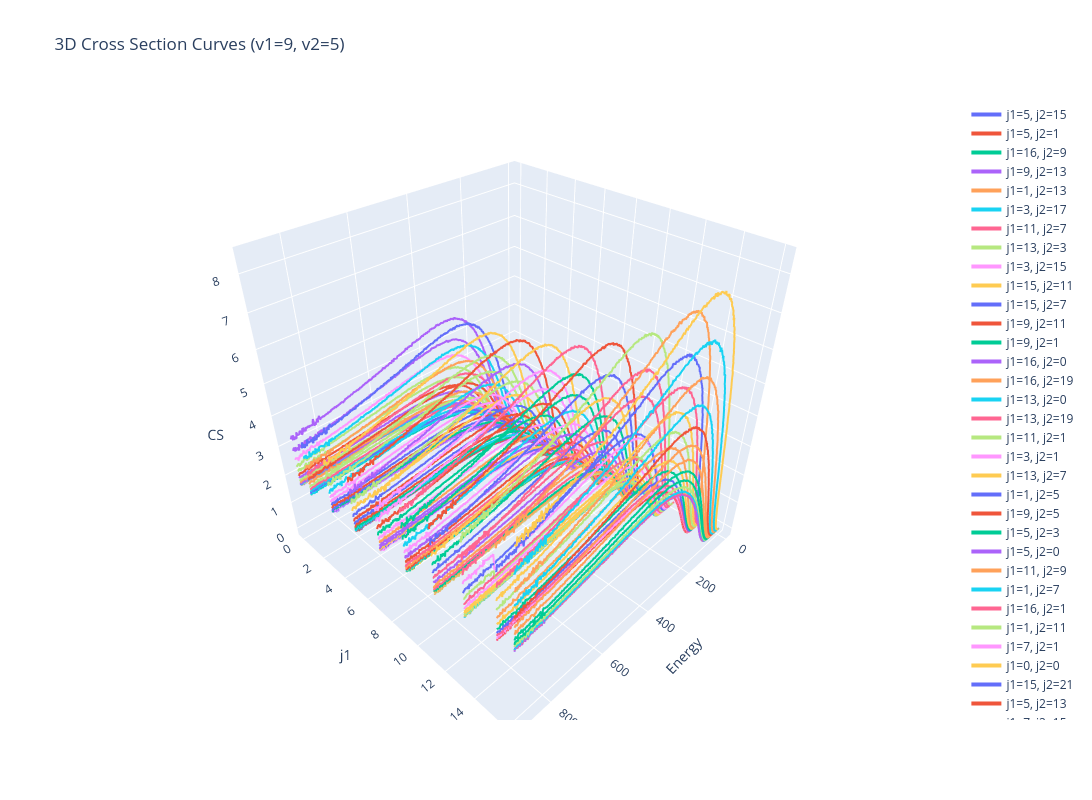

Notebook code for this chart:
### Code cell
import plotly.graph_objects as go

# Filter raw data for v1 == v1t and v2 == v2t
selected_raw = [
    (v1, v2, j1, j2, infileval)
    for (v1, v2, j1, j2, infileval) in allvalues_raw
    if v1 == v1t and v2 == v2t
]

fig = go.Figure()

j1s = set()
j2s = set()

for v1, v2, j1, j2, infileval in selected_raw:
    e = [x[0] for x in infileval]  # Energy -> X-axis
    c = [x[1] for x in infileval]  # CS -> Z-axis

    # Y-axis coordinate repeated for every point to position the curve at its j1 value
    j_axis = [j1] * len(e)

    fig.add_trace(
        go.Scatter3d(
            x=e,
            y=j_axis,
            z=c,
            mode="lines",  # Use 'lines+markers' to show individual points
            name=f"j1={j1}, j2={j2}",
            line=dict(width=4),
        )
    )

    j1s.add(j1)
    j2s.add(j2)

fig.update_layout(
    width=1100,
    height=800,
    title=f"3D Cross Section Curves (v1={v1t}, v2={v2t})",
    scene=dict(
        xaxis_title="Energy",
        yaxis_title="j1",
        zaxis_title="CS",
    ),
)

fig.show()

### Figure 1 — Plotly figure (JSON) as saved in the notebook; plotly's stock layout.template omitted (floating-point values rounded to 4 significant figures; data arrays with more than 128 entries replaced by an {"elided": "..."} marker saying what was removed)
{"data": [{"line": {"width": 4}, "mode": "lines", "name": "j1=5, j2=15", "type": "scatter3d", "x": {"elided": "450 int values"}, "y": {"elided": "450 int values"}, "z": {"elided": "450 float values"}}, {"line": {"width": 4}, "mode": "lines", "name": "j1=5, j2=1", "type": "scatter3d", "x": {"elided": "450 int values"}, "y": {"elided": "450 int values"}, "z": {"elided": "450 float values"}}, {"line": {"width": 4}, "mode": "lines", "name": "j1=16, j2=9", "type": "scatter3d", "x": {"elided": "450 int values"}, "y": {"elided": "450 int values"}, "z": {"elided": "450 float values"}}, {"line": {"width": 4}, "mode": "lines", "name": "j1=9, j2=13", "type": "scatter3d", "x": {"elided": "450 int values"}, "y": {"elided": "450 int values"}, "z": {"elided": "450 float values"}}, {"line": {"width": 4}, "mode": "lines", "name": "j1=1, j2=13", "type": "scatter3d", "x": {"elided": "450 int values"}, "y": {"elided": "450 int values"}, "z": {"elided": "450 float values"}}, {"line": {"width": 4}, "mode": "lines", "name": "j1=3, j2=17", "type": "scatter3d", "x": {"elided": "450 int values"}, "y": {"elided": "450 int values"}, "z": {"elided": "450 float values"}}, {"line": {"width": 4}, "mode": "lines", "name": "j1=11, j2=7", "type": "scatter3d", "x": {"elided": "450 int values"}, "y": {"elided": "450 int values"}, "z": {"elided": "450 float values"}}, {"line": {"width": 4}, "mode": "lines", "name": "j1=13, j2=3", "type": "scatter3d", "x": {"elided": "450 int values"}, "y": {"elided": "450 int values"}, "z": {"elided": "450 float values"}}, {"line": {"width": 4}, "mode": "lines", "name": "j1=3, j2=15", "type": "scatter3d", "x": {"elided": "450 int values"}, "y": {"elided": "450 int values"}, "z": {"elided": "450 float values"}}, {"line": {"width": 4}, "mode": "lines", "name": "j1=15, j2=11", "type": "scatter3d", "x": {"elided": "450 int values"}, "y": {"elided": "450 int values"}, "z": {"elided": "450 float values"}}, {"line": {"width": 4}, "mode": "lines", "name": "j1=15, j2=7", "type": "scatter3d", "x": {"elided": "450 int values"}, "y": {"elided": "450 int values"}, "z": {"elided": "450 float values"}}, {"line": {"width": 4}, "mode": "lines", "name": "j1=9, j2=11", "type": "scatter3d", "x": {"elided": "450 int values"}, "y": {"elided": "450 int values"}, "z": {"elided": "450 float values"}}, {"line": {"width": 4}, "mode": "lines", "name": "j1=9, j2=1", "type": "scatter3d", "x": {"elided": "450 int values"}, "y": {"elided": "450 int values"}, "z": {"elided": "450 float values"}}, {"line": {"width": 4}, "mode": "lines", "name": "j1=16, j2=0", "type": "scatter3d", "x": {"elided": "450 int values"}, "y": {"elided": "450 int values"}, "z": {"elided": "450 float values"}}, {"line": {"width": 4}, "mode": "lines", "name": "j1=16, j2=19", "type": "scatter3d", "x": {"elided": "450 int values"}, "y": {"elided": "450 int values"}, "z": {"elided": "450 float values"}}, {"line": {"width": 4}, "mode": "lines", "name": "j1=13, j2=0", "type": "scatter3d", "x": {"elided": "450 int values"}, "y": {"elided": "450 int values"}, "z": {"elided": "450 float values"}}, {"line": {"width": 4}, "mode": "lines", "name": "j1=13, j2=19", "type": "scatter3d", "x": {"elided": "450 int values"}, "y": {"elided": "450 int values"}, "z": {"elided": "450 float values"}}, {"line": {"width": 4}, "mode": "lines", "name": "j1=11, j2=1", "type": "scatter3d", "x": {"elided": "450 int values"}, "y": {"elided": "450 int values"}, "z": {"elided": "450 float values"}}, {"line": {"width": 4}, "mode": "lines", "name": "j1=3, j2=1", "type": "scatter3d", "x": {"elided": "450 int values"}, "y": {"elided": "450 int values"}, "z": {"elided": "450 float values"}}, {"line": {"width": 4}, "mode": "lines", "name": "j1=13, j2=7", "type": "scatter3d", "x": {"elided": "450 int values"}, "y": {"elided": "450 int values"}, "z": {"elided": "450 float values"}}, {"line": {"width": 4}, "mode": "lines", "name": "j1=1, j2=5", "type": "scatter3d", "x": {"elided": "450 int values"}, "y": {"elided": "450 int values"}, "z": {"elided": "450 float values"}}, {"line": {"width": 4}, "mode": "lines", "name": "j1=9, j2=5", "type": "scatter3d", "x": {"elided": "450 int values"}, "y": {"elided": "450 int values"}, "z": {"elided": "450 float values"}}, {"line": {"width": 4}, "mode": "lines", "name": "j1=5, j2=3", "type": "scatter3d", "x": {"elided": "450 int values"}, "y": {"elided": "450 int values"}, "z": {"elided": "450 float values"}}, {"line": {"width": 4}, "mode": "lines", "name": "j1=5, j2=0", "type": "scatter3d", "x": {"elided": "450 int values"}, "y": {"elided": "450 int values"}, "z": {"elided": "450 float values"}}, {"line": {"width": 4}, "mode": "lines", "name": "j1=11, j2=9", "type": "scatter3d", "x": {"elided": "450 int values"}, "y": {"elided": "450 int values"}, "z": {"elided": "450 float values"}}, {"line": {"width": 4}, "mode": "lines", "name": "j1=1, j2=7", "type": "scatter3d", "x": {"elided": "450 int values"}, "y": {"elided": "450 int values"}, "z": {"elided": "450 float values"}}, {"line": {"width": 4}, "mode": "lines", "name": "j1=16, j2=1", "type": "scatter3d", "x": {"elided": "450 int values"}, "y": {"elided": "450 int values"}, "z": {"elided": "450 float values"}}, {"line": {"width": 4}, "mode": "lines", "name": "j1=1, j2=11", "type": "scatter3d", "x": {"elided": "450 int values"}, "y": {"elided": "450 int values"}, "z": {"elided": "450 float values"}}, {"line": {"width": 4}, "mode": "lines", "name": "j1=7, j2=1", "type": "scatter3d", "x": {"elided": "450 int values"}, "y": {"elided": "450 int values"}, "z": {"elided": "450 float values"}}, {"line": {"width": 4}, "mode": "lines", "name": "j1=0, j2=0", "type": "scatter3d", "x": {"elided": "450 int values"}, "y": {"elided": "450 int values"}, "z": {"elided": "450 float values"}}, {"line": {"width": 4}, "mode": "lines", "name": "j1=15, j2=21", "type": "scatter3d", "x": {"elided": "450 int values"}, "y": {"elided": "450 int values"}, "z": {"elided": "450 float values"}}, {"line": {"width": 4}, "mode": "lines", "name": "j1=5, j2=13", "type": "scatter3d", "x": {"elided": "450 int values"}, "y": {"elided": "450 int values"}, "z": {"elided": "450 float values"}}, {"line": {"width": 4}, "mode": "lines", "name": "j1=7, j2=15", "type": "scatter3d", "x": {"elided": "450 int values"}, "y": {"elided": "450 int values"}, "z": {"elided": "450 float values"}}, {"line": {"width": 4}, "mode": "lines", "name": "j1=0, j2=21", "type": "scatter3d", "x": {"elided": "450 int values"}, "y": {"elided": "450 int values"}, "z": {"elided": "450 float values"}}, {"line": {"width": 4}, "mode": "lines", "name": "j1=15, j2=23", "type": "scatter3d", "x": {"elided": "450 int values"}, "y": {"elided": "450 int values"}, "z": {"elided": "450 float values"}}, {"line": {"width": 4}, "mode": "lines", "name": "j1=16, j2=21", "type": "scatter3d", "x": {"elided": "450 int values"}, "y": {"elided": "450 int values"}, "z": {"elided": "450 float values"}}, {"line": {"width": 4}, "mode": "lines", "name": "j1=11, j2=13", "type": "scatter3d", "x": {"elided": "450 int values"}, "y": {"elided": "450 int values"}, "z": {"elided": "450 float values"}}, {"line": {"width": 4}, "mode": "lines", "name": "j1=13, j2=23", "type": "scatter3d", "x": {"elided": "450 int values"}, "y": {"elided": "450 int values"}, "z": {"elided": "450 float values"}}, {"line": {"width": 4}, "mode": "lines", "name": "j1=13, j2=9", "type": "scatter3d", "x": {"elided": "450 int values"}, "y": {"elided": "450 int values"}, "z": {"elided": "450 float values"}}, {"line": {"width": 4}, "mode": "lines", "name": "j1=13, j2=5", "type": "scatter3d", "x": {"elided": "450 int values"}, "y": {"elided": "450 int values"}, "z": {"elided": "450 float values"}}, {"line": {"width": 4}, "mode": "lines", "name": "j1=11, j2=21", "type": "scatter3d", "x": {"elided": "450 int values"}, "y": {"elided": "450 int values"}, "z": {"elided": "450 float values"}}, {"line": {"width": 4}, "mode": "lines", "name": "j1=16, j2=15", "type": "scatter3d", "x": {"elided": "450 int values"}, "y": {"elided": "450 int values"}, "z": {"elided": "450 float values"}}, {"line": {"width": 4}, "mode": "lines", "name": "j1=1, j2=1", "type": "scatter3d", "x": {"elided": "450 int values"}, "y": {"elided": "450 int values"}, "z": {"elided": "450 float values"}}, {"line": {"width": 4}, "mode": "lines", "name": "j1=7, j2=9", "type": "scatter3d", "x": {"elided": "450 int values"}, "y": {"elided": "450 int values"}, "z": {"elided": "450 float values"}}, {"line": {"width": 4}, "mode": "lines", "name": "j1=0, j2=7", "type": "scatter3d", "x": {"elided": "450 int values"}, "y": {"elided": "450 int values"}, "z": {"elided": "450 float values"}}, {"line": {"width": 4}, "mode": "lines", "name": "j1=1, j2=3", "type": "scatter3d", "x": {"elided": "450 int values"}, "y": {"elided": "450 int values"}, "z": {"elided": "450 float values"}}, {"line": {"width": 4}, "mode": "lines", "name": "j1=9, j2=23", "type": "scatter3d", "x": {"elided": "450 int values"}, "y": {"elided": "450 int values"}, "z": {"elided": "450 float values"}}, {"line": {"width": 4}, "mode": "lines", "name": "j1=13, j2=13", "type": "scatter3d", "x": {"elided": "450 int values"}, "y": {"elided": "450 int values"}, "z": {"elided": "450 float values"}}, {"line": {"width": 4}, "mode": "lines", "name": "j1=9, j2=15", "type": "scatter3d", "x": {"elided": "450 int values"}, "y": {"elided": "450 int values"}, "z": {"elided": "450 float values"}}, {"line": {"width": 4}, "mode": "lines", "name": "j1=11, j2=19", "type": "scatter3d", "x": {"elided": "450 int values"}, "y": {"elided": "450 int values"}, "z": {"elided": "450 float values"}}, {"line": {"width": 4}, "mode": "lines", "name": "j1=5, j2=11", "type": "scatter3d", "x": {"elided": "450 int values"}, "y": {"elided": "450 int values"}, "z": {"elided": "450 float values"}}, {"line": {"width": 4}, "mode": "lines", "name": "j1=7, j2=17", "type": "scatter3d", "x": {"elided": "450 int values"}, "y": {"elided": "450 int values"}, "z": {"elided": "450 float values"}}, {"line": {"width": 4}, "mode": "lines", "name": "j1=15, j2=9", "type": "scatter3d", "x": {"elided": "450 int values"}, "y": {"elided": "450 int values"}, "z": {"elided": "450 float values"}}, {"line": {"width": 4}, "mode": "lines", "name": "j1=3, j2=3", "type": "scatter3d", "x": {"elided": "450 int values"}, "y": {"elided": "450 int values"}, "z": {"elided": "450 float values"}}, {"line": {"width": 4}, "mode": "lines", "name": "j1=15, j2=13", "type": "scatter3d", "x": {"elided": "450 int values"}, "y": {"elided": "450 int values"}, "z": {"elided": "450 float values"}}, {"line": {"width": 4}, "mode": "lines", "name": "j1=0, j2=3", "type": "scatter3d", "x": {"elided": "450 int values"}, "y": {"elided": "450 int values"}, "z": {"elided": "450 float values"}}, {"line": {"width": 4}, "mode": "lines", "name": "j1=15, j2=0", "type": "scatter3d", "x": {"elided": "450 int values"}, "y": {"elided": "450 int values"}, "z": {"elided": "450 float values"}}, {"line": {"width": 4}, "mode": "lines", "name": "j1=0, j2=9", "type": "scatter3d", "x": {"elided": "450 int values"}, "y": {"elided": "450 int values"}, "z": {"elided": "450 float values"}}, {"line": {"width": 4}, "mode": "lines", "name": "j1=7, j2=19", "type": "scatter3d", "x": {"elided": "450 int values"}, "y": {"elided": "450 int values"}, "z": {"elided": "450 float values"}}, {"line": {"width": 4}, "mode": "lines", "name": "j1=3, j2=23", "type": "scatter3d", "x": {"elided": "450 int values"}, "y": {"elided": "450 int values"}, "z": {"elided": "450 float values"}}, {"line": {"width": 4}, "mode": "lines", "name": "j1=7, j2=3", "type": "scatter3d", "x": {"elided": "450 int values"}, "y": {"elided": "450 int values"}, "z": {"elided": "450 float values"}}, {"line": {"width": 4}, "mode": "lines", "name": "j1=3, j2=9", "type": "scatter3d", "x": {"elided": "450 int values"}, "y": {"elided": "450 int values"}, "z": {"elided": "450 float values"}}, {"line": {"width": 4}, "mode": "lines", "name": "j1=9, j2=21", "type": "scatter3d", "x": {"elided": "450 int values"}, "y": {"elided": "450 int values"}, "z": {"elided": "450 float values"}}, {"line": {"width": 4}, "mode": "lines", "name": "j1=0, j2=5", "type": "scatter3d", "x": {"elided": "450 int values"}, "y": {"elided": "450 int values"}, "z": {"elided": "450 float values"}}, {"line": {"width": 4}, "mode": "lines", "name": "j1=16, j2=13", "type": "scatter3d", "x": {"elided": "450 int values"}, "y": {"elided": "450 int values"}, "z": {"elided": "450 float values"}}, {"line": {"width": 4}, "mode": "lines", "name": "j1=16, j2=17", "type": "scatter3d", "x": {"elided": "450 int values"}, "y": {"elided": "450 int values"}, "z": {"elided": "450 float values"}}, {"line": {"width": 4}, "mode": "lines", "name": "j1=9, j2=9", "type": "scatter3d", "x": {"elided": "450 int values"}, "y": {"elided": "450 int values"}, "z": {"elided": "450 float values"}}, {"line": {"width": 4}, "mode": "lines", "name": "j1=3, j2=21", "type": "scatter3d", "x": {"elided": "450 int values"}, "y": {"elided": "450 int values"}, "z": {"elided": "450 float values"}}, {"line": {"width": 4}, "mode": "lines", "name": "j1=7, j2=0", "type": "scatter3d", "x": {"elided": "450 int values"}, "y": {"elided": "450 int values"}, "z": {"elided": "450 float values"}}, {"line": {"width": 4}, "mode": "lines", "name": "j1=16, j2=23", "type": "scatter3d", "x": {"elided": "450 int values"}, "y": {"elided": "450 int values"}, "z": {"elided": "450 float values"}}, {"line": {"width": 4}, "mode": "lines", "name": "j1=11, j2=15", "type": "scatter3d", "x": {"elided": "450 int values"}, "y": {"elided": "450 int values"}, "z": {"elided": "450 float values"}}, {"line": {"width": 4}, "mode": "lines", "name": "j1=11, j2=23", "type": "scatter3d", "x": {"elided": "450 int values"}, "y": {"elided": "450 int values"}, "z": {"elided": "450 float values"}}, {"line": {"width": 4}, "mode": "lines", "name": "j1=16, j2=7", "type": "scatter3d", "x": {"elided": "450 int values"}, "y": {"elided": "450 int values"}, "z": {"elided": "450 float values"}}, {"line": {"width": 4}, "mode": "lines", "name": "j1=0, j2=11", "type": "scatter3d", "x": {"elided": "450 int values"}, "y": {"elided": "450 int values"}, "z": {"elided": "450 float values"}}, {"line": {"width": 4}, "mode": "lines", "name": "j1=11, j2=3", "type": "scatter3d", "x": {"elided": "450 int values"}, "y": {"elided": "450 int values"}, "z": {"elided": "450 float values"}}, {"line": {"width": 4}, "mode": "lines", "name": "j1=9, j2=17", "type": "scatter3d", "x": {"elided": "450 int values"}, "y": {"elided": "450 int values"}, "z": {"elided": "450 float values"}}, {"line": {"width": 4}, "mode": "lines", "name": "j1=1, j2=17", "type": "scatter3d", "x": {"elided": "450 int values"}, "y": {"elided": "450 int values"}, "z": {"elided": "450 float values"}}, {"line": {"width": 4}, "mode": "lines", "name": "j1=0, j2=17", "type": "scatter3d", "x": {"elided": "450 int values"}, "y": {"elided": "450 int values"}, "z": {"elided": "450 float values"}}, {"line": {"width": 4}, "mode": "lines", "name": "j1=13, j2=17", "type": "scatter3d", "x": {"elided": "450 int values"}, "y": {"elided": "450 int values"}, "z": {"elided": "450 float values"}}, {"line": {"width": 4}, "mode": "lines", "name": "j1=13, j2=1", "type": "scatter3d", "x": {"elided": "450 int values"}, "y": {"elided": "450 int values"}, "z": {"elided": "450 float values"}}, {"line": {"width": 4}, "mode": "lines", "name": "j1=13, j2=15", "type": "scatter3d", "x": {"elided": "450 int values"}, "y": {"elided": "450 int values"}, "z": {"elided": "450 float values"}}, {"line": {"width": 4}, "mode": "lines", "name": "j1=5, j2=9", "type": "scatter3d", "x": {"elided": "450 int values"}, "y": {"elided": "450 int values"}, "z": {"elided": "450 float values"}}, {"line": {"width": 4}, "mode": "lines", "name": "j1=5, j2=7", "type": "scatter3d", "x": {"elided": "450 int values"}, "y": {"elided": "450 int values"}, "z": {"elided": "450 float values"}}, {"line": {"width": 4}, "mode": "lines", "name": "j1=0, j2=1", "type": "scatter3d", "x": {"elided": "450 int values"}, "y": {"elided": "450 int values"}, "z": {"elided": "450 float values"}}, {"line": {"width": 4}, "mode": "lines", "name": "j1=9, j2=7", "type": "scatter3d", "x": {"elided": "450 int values"}, "y": {"elided": "450 int values"}, "z": {"elided": "450 float values"}}, {"line": {"width": 4}, "mode": "lines", "name": "j1=5, j2=5", "type": "scatter3d", "x": {"elided": "450 int values"}, "y": {"elided": "450 int values"}, "z": {"elided": "450 float values"}}, {"line": {"width": 4}, "mode": "lines", "name": "j1=13, j2=11", "type": "scatter3d", "x": {"elided": "450 int values"}, "y": {"elided": "450 int values"}, "z": {"elided": "450 float values"}}, {"line": {"width": 4}, "mode": "lines", "name": "j1=15, j2=15", "type": "scatter3d", "x": {"elided": "450 int values"}, "y": {"elided": "450 int values"}, "z": {"elided": "450 float values"}}, {"line": {"width": 4}, "mode": "lines", "name": "j1=7, j2=21", "type": "scatter3d", "x": {"elided": "450 int values"}, "y": {"elided": "450 int values"}, "z": {"elided": "450 float values"}}, {"line": {"width": 4}, "mode": "lines", "name": "j1=5, j2=17", "type": "scatter3d", "x": {"elided": "450 int values"}, "y": {"elided": "450 int values"}, "z": {"elided": "450 float values"}}, {"line": {"width": 4}, "mode": "lines", "name": "j1=3, j2=11", "type": "scatter3d", "x": {"elided": "450 int values"}, "y": {"elided": "450 int values"}, "z": {"elided": "450 float values"}}, {"line": {"width": 4}, "mode": "lines", "name": "j1=15, j2=1", "type": "scatter3d", "x": {"elided": "450 int values"}, "y": {"elided": "450 int values"}, "z": {"elided": "450 float values"}}, {"line": {"width": 4}, "mode": "lines", "name": "j1=11, j2=17", "type": "scatter3d", "x": {"elided": "450 int values"}, "y": {"elided": "450 int values"}, "z": {"elided": "450 float values"}}, {"line": {"width": 4}, "mode": "lines", "name": "j1=7, j2=7", "type": "scatter3d", "x": {"elided": "450 int values"}, "y": {"elided": "450 int values"}, "z": {"elided": "450 float values"}}, {"line": {"width": 4}, "mode": "lines", "name": "j1=1, j2=19", "type": "scatter3d", "x": {"elided": "450 int values"}, "y": {"elided": "450 int values"}, "z": {"elided": "450 float values"}}, {"line": {"width": 4}, "mode": "lines", "name": "j1=1, j2=21", "type": "scatter3d", "x": {"elided": "450 int values"}, "y": {"elided": "450 int values"}, "z": {"elided": "450 float values"}}, {"line": {"width": 4}, "mode": "lines", "name": "j1=15, j2=19", "type": "scatter3d", "x": {"elided": "450 int values"}, "y": {"elided": "450 int values"}, "z": {"elided": "450 float values"}}, {"line": {"width": 4}, "mode": "lines", "name": "j1=0, j2=15", "type": "scatter3d", "x": {"elided": "450 int values"}, "y": {"elided": "450 int values"}, "z": {"elided": "450 float values"}}, {"line": {"width": 4}, "mode": "lines", "name": "j1=15, j2=3", "type": "scatter3d", "x": {"elided": "450 int values"}, "y": {"elided": "450 int values"}, "z": {"elided": "450 float values"}}, {"line": {"width": 4}, "mode": "lines", "name": "j1=7, j2=5", "type": "scatter3d", "x": {"elided": "450 int values"}, "y": {"elided": "450 int values"}, "z": {"elided": "450 float values"}}, {"line": {"width": 4}, "mode": "lines", "name": "j1=3, j2=0", "type": "scatter3d", "x": {"elided": "450 int values"}, "y": {"elided": "450 int values"}, "z": {"elided": "450 float values"}}, {"line": {"width": 4}, "mode": "lines", "name": "j1=5, j2=23", "type": "scatter3d", "x": {"elided": "450 int values"}, "y": {"elided": "450 int values"}, "z": {"elided": "450 float values"}}, {"line": {"width": 4}, "mode": "lines", "name": "j1=11, j2=5", "type": "scatter3d", "x": {"elided": "450 int values"}, "y": {"elided": "450 int values"}, "z": {"elided": "450 float values"}}, {"line": {"width": 4}, "mode": "lines", "name": "j1=0, j2=23", "type": "scatter3d", "x": {"elided": "450 int values"}, "y": {"elided": "450 int values"}, "z": {"elided": "450 float values"}}, {"line": {"width": 4}, "mode": "lines", "name": "j1=11, j2=0", "type": "scatter3d", "x": {"elided": "450 int values"}, "y": {"elided": "450 int values"}, "z": {"elided": "450 float values"}}, {"line": {"width": 4}, "mode": "lines", "name": "j1=1, j2=0", "type": "scatter3d", "x": {"elided": "450 int values"}, "y": {"elided": "450 int values"}, "z": {"elided": "450 float values"}}, {"line": {"width": 4}, "mode": "lines", "name": "j1=15, j2=5", "type": "scatter3d", "x": {"elided": "450 int values"}, "y": {"elided": "450 int values"}, "z": {"elided": "450 float values"}}, {"line": {"width": 4}, "mode": "lines", "name": "j1=5, j2=19", "type": "scatter3d", "x": {"elided": "450 int values"}, "y": {"elided": "450 int values"}, "z": {"elided": "450 float values"}}, {"line": {"width": 4}, "mode": "lines", "name": "j1=3, j2=13", "type": "scatter3d", "x": {"elided": "450 int values"}, "y": {"elided": "450 int values"}, "z": {"elided": "450 float values"}}, {"line": {"width": 4}, "mode": "lines", "name": "j1=15, j2=17", "type": "scatter3d", "x": {"elided": "450 int values"}, "y": {"elided": "450 int values"}, "z": {"elided": "450 float values"}}, {"line": {"width": 4}, "mode": "lines", "name": "j1=1, j2=23", "type": "scatter3d", "x": {"elided": "450 int values"}, "y": {"elided": "450 int values"}, "z": {"elided": "450 float values"}}, {"line": {"width": 4}, "mode": "lines", "name": "j1=0, j2=13", "type": "scatter3d", "x": {"elided": "450 int values"}, "y": {"elided": "450 int values"}, "z": {"elided": "450 float values"}}, {"line": {"width": 4}, "mode": "lines", "name": "j1=3, j2=5", "type": "scatter3d", "x": {"elided": "450 int values"}, "y": {"elided": "450 int values"}, "z": {"elided": "450 float values"}}, {"line": {"width": 4}, "mode": "lines", "name": "j1=11, j2=11", "type": "scatter3d", "x": {"elided": "450 int values"}, "y": {"elided": "450 int values"}, "z": {"elided": "450 float values"}}, {"line": {"width": 4}, "mode": "lines", "name": "j1=16, j2=11", "type": "scatter3d", "x": {"elided": "450 int values"}, "y": {"elided": "450 int values"}, "z": {"elided": "450 float values"}}, {"line": {"width": 4}, "mode": "lines", "name": "j1=16, j2=3", "type": "scatter3d", "x": {"elided": "450 int values"}, "y": {"elided": "450 int values"}, "z": {"elided": "450 float values"}}, {"line": {"width": 4}, "mode": "lines", "name": "j1=13, j2=21", "type": "scatter3d", "x": {"elided": "450 int values"}, "y": {"elided": "450 int values"}, "z": {"elided": "450 float values"}}, {"line": {"width": 4}, "mode": "lines", "name": "j1=16, j2=5", "type": "scatter3d", "x": {"elided": "450 int values"}, "y": {"elided": "450 int values"}, "z": {"elided": "450 float values"}}, {"line": {"width": 4}, "mode": "lines", "name": "j1=0, j2=19", "type": "scatter3d", "x": {"elided": "450 int values"}, "y": {"elided": "450 int values"}, "z": {"elided": "450 float values"}}, {"line": {"width": 4}, "mode": "lines", "name": "j1=9, j2=0", "type": "scatter3d", "x": {"elided": "450 int values"}, "y": {"elided": "450 int values"}, "z": {"elided": "450 float values"}}, {"line": {"width": 4}, "mode": "lines", "name": "j1=3, j2=7", "type": "scatter3d", "x": {"elided": "450 int values"}, "y": {"elided": "450 int values"}, "z": {"elided": "450 float values"}}, {"line": {"width": 4}, "mode": "lines", "name": "j1=1, j2=15", "type": "scatter3d", "x": {"elided": "450 int values"}, "y": {"elided": "450 int values"}, "z": {"elided": "450 float values"}}, {"line": {"width": 4}, "mode": "lines", "name": "j1=9, j2=19", "type": "scatter3d", "x": {"elided": "450 int values"}, "y": {"elided": "450 int values"}, "z": {"elided": "450 float values"}}, {"line": {"width": 4}, "mode": "lines", "name": "j1=5, j2=21", "type": "scatter3d", "x": {"elided": "450 int values"}, "y": {"elided": "450 int values"}, "z": {"elided": "450 float values"}}, {"line": {"width": 4}, "mode": "lines", "name": "j1=7, j2=11", "type": "scatter3d", "x": {"elided": "450 int values"}, "y": {"elided": "450 int values"}, "z": {"elided": "450 float values"}}, {"line": {"width": 4}, "mode": "lines", "name": "j1=9, j2=3", "type": "scatter3d", "x": {"elided": "450 int values"}, "y": {"elided": "450 int values"}, "z": {"elided": "450 float values"}}, {"line": {"width": 4}, "mode": "lines", "name": "j1=1, j2=9", "type": "scatter3d", "x": {"elided": "450 int values"}, "y": {"elided": "450 int values"}, "z": {"elided": "450 float values"}}, {"line": {"width": 4}, "mode": "lines", "name": "j1=3, j2=19", "type": "scatter3d", "x": {"elided": "450 int values"}, "y": {"elided": "450 int values"}, "z": {"elided": "450 float values"}}, {"line": {"width": 4}, "mode": "lines", "name": "j1=7, j2=13", "type": "scatter3d", "x": {"elided": "450 int values"}, "y": {"elided": "450 int values"}, "z": {"elided": "450 float values"}}, {"line": {"width": 4}, "mode": "lines", "name": "j1=7, j2=23", "type": "scatter3d", "x": {"elided": "450 int values"}, "y": {"elided": "450 int values"}, "z": {"elided": "450 float values"}}], "layout": {"height": 800, "scene": {"xaxis": {"title": {"text": "Energy"}}, "yaxis": {"title": {"text": "j1"}}, "zaxis": {"title": {"text": "CS"}}}, "title": {"text": "3D Cross Section Curves (v1=9, v2=5)"}, "width": 1100}}
